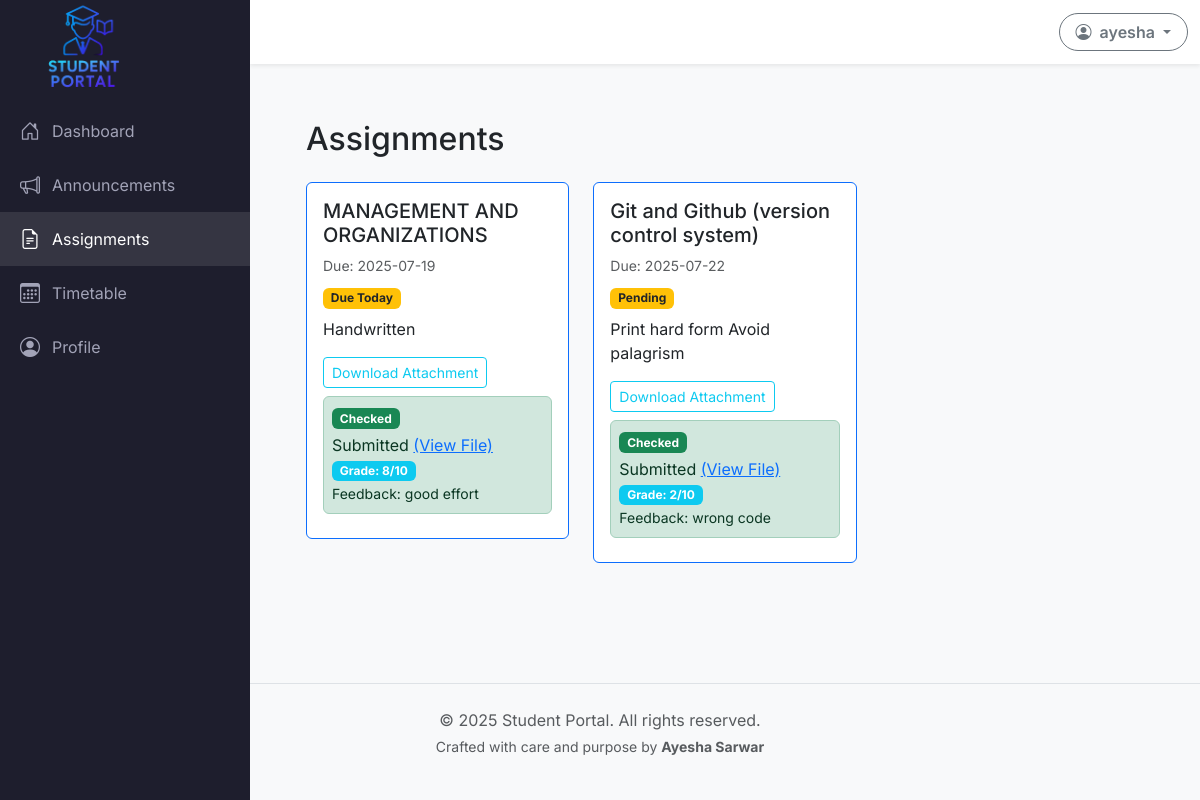
The app's page /dashboard/assignments.php (signed in) with its own data.
### tables this page shows
CREATE TABLE `assignments` (
  `id` int(11) NOT NULL,
  `title` varchar(255) NOT NULL,
  `subject` varchar(100) NOT NULL,
  `due_date` date NOT NULL,
  `instructions` text NOT NULL,
  `attachment` varchar(255) DEFAULT NULL,
  `allow_late` tinyint(1) DEFAULT 0,
  `created_at` timestamp NULL DEFAULT current_timestamp()
);

CREATE TABLE `submissions` (
  `id` int(11) NOT NULL,
  `assignment_id` int(11) NOT NULL,
  `student_id` int(11) NOT NULL,
  `file` varchar(255) NOT NULL,
  `comment` text NOT NULL,
  `submitted_at` datetime NOT NULL DEFAULT current_timestamp(),
  `grade` varchar(10) NOT NULL,
  `feedback` text NOT NULL
);

### models/Assignment.php (called while the page is built, shortened)
<?php
require_once __DIR__ . '/../config/db.php';
class Assignment
{
    public function getAll()
    {
        global $conn;
        $query = "SELECT * FROM assignments ORDER BY created_at DESC";
        return mysqli_query($conn, $query);
    }
}

### models/Submission.php (called while the page is built, shortened)
<?php
require_once __DIR__ . '/../config/db.php';
class Submission
{
    public function getByAssignmentAndStudent($assignment_id, $student_id)
    {
        global $conn;
        $stmt = $conn->prepare("SELECT * FROM submissions WHERE assignment_id=? AND student_id=?");
        $stmt->bind_param("ii", $assignment_id, $student_id);
        $stmt->execute();
        return $stmt->get_result()->fetch_assoc();
    }
}

### dashboard/assignments.php (the view, shortened to what this page needs)
<?php
require_once '../auth/authsession.php';
require_once '../includes/header.php';
require_once '../includes/sidebar.php';
require_once '../includes/navbar.php';
require_once '../models/Assignment.php';
require_once '../models/Submission.php';
$assignmentModel = new Assignment();
$submissionModel = new Submission();
$assignments = $assignmentModel->getAll();
$student_id = $_SESSION['user_id'];
?>
<div class="main-content">
    <div class="container-fluid p-4">
        <h2 class="mb-4">Assignments</h2>
        <div class="row g-4">
            <?php while ($row = mysqli_fetch_assoc($assignments)): ?>
            <?php $submission = $submissionModel->getByAssignmentAndStudent($row['id'], $student_id); ?>
            <div class="col-md-6 col-lg-4">
                <div class="card mb-3 border-primary">
                    <div class="card-body">
                        <h5 class="card-title"><?= htmlspecialchars($row['title']) ?></h5>
                        <div class="mb-2 text-muted small">Due: <?= htmlspecialchars($row['due_date']) ?></div>
                        <?php
                        $today = date('Y-m-d');
                        if ($row['due_date'] < $today) {
                            echo '<span class="badge bg-danger mb-2">Overdue</span>';
                        } elseif ($row['due_date'] == $today) {
                            echo '<span class="badge bg-warning text-dark mb-2">Due Today</span>';
                        } else {
                            echo '<span class="badge bg-warning text-dark mb-2">Pending</span>';
                        }
                        ?>
                        <p class="card-text"><?= nl2br(htmlspecialchars($row['instructions'])) ?></p>
                        <?php if (!empty($row['attachment'])): ?>
                            <a href="../assignments/uploads/<?= htmlspecialchars($row['attachment']) ?>" target="_blank" class="btn btn-outline-info btn-sm mb-2">Download Attachment</a><br>
                        <?php endif; ?>
                        <?php if ($submission): ?>
                            <div class="alert alert-success p-2 mb-2">
                                <?php if ($submission['grade'] || $submission['feedback']): ?>
                                    <span class="badge bg-success mb-1">Checked</span><br>
                                <?php endif; ?>
                                Submitted
                                <?php if ($submission['file']): ?>
                                    <a href="../assignments/uploads/<?= htmlspecialchars($submission['file']) ?>" target="_blank">(View File)</a>
                                <?php endif; ?>
                                <?php if ($submission['grade']): ?>
                                    <br><span class="badge bg-info">Grade: <?= htmlspecialchars($submission['grade']) ?></span>
                                <?php endif; ?>
                                <?php if ($submission['feedback']): ?>
                                    <br><small>Feedback: <?= htmlspecialchars($submission['feedback']) ?></small>
                                <?php endif; ?>
                            </div>
                        <?php endif; ?>
                    </div>
                </div>
            </div>
            <?php endwhile; ?>
        </div>
    </div>
</div>
<?php require_once '../includes/footer.php'; ?>

### includes/header.php (shortened to what this page needs)
<!DOCTYPE html>
<html lang="en">
<head>
    <link href="https://cdn.jsdelivr.net/npm/bootstrap@5.3.3/dist/css/bootstrap.min.css" rel="stylesheet">
    <link rel="stylesheet" href="https://cdn.jsdelivr.net/npm/bootstrap-icons@1.11.3/font/bootstrap-icons.css">
</head>
<body>

### includes/sidebar.php (shortened to what this page needs)
<div class="sidebar" id="sidebar">
  <div class="d-flex align-items-center px-4 mb-4" style="height:64px;">
    <div class="logo-wrapper flex-grow-1" style="max-width: 120px; min-width: 80px; display: flex; align-items: center; justify-content: flex-start;">
      <img src="../assets/images/logo-student.png" alt="Student Portal Logo" style="width: 100%; height: auto; object-fit: contain; display: block;">
    </div>
  </div>
  <nav class="nav flex-column">
    <a href="../dashboard/index.php" class="nav-link <?php echo (basename($_SERVER['PHP_SELF']) == 'index.php') ? 'active' : ''; ?>">
      <i class="bi bi-house-door"></i> Dashboard
    </a>
    <a href="../dashboard/annoucements.php" class="nav-link <?php echo (basename($_SERVER['PHP_SELF']) == 'annoucements.php') ? 'active' : ''; ?>">
      <i class="bi bi-megaphone"></i> Announcements
    </a>
    <a href="../dashboard/assignments.php" class="nav-link <?php echo (basename($_SERVER['PHP_SELF']) == 'assignments.php') ? 'active' : ''; ?>">
      <i class="bi bi-file-earmark-text"></i> Assignments
    </a>
    <a href="../dashboard/timetable.php" class="nav-link <?php echo (basename($_SERVER['PHP_SELF']) == 'timetable.php') ? 'active' : ''; ?>">
      <i class="bi bi-calendar3"></i> Timetable
    </a>
    <a href="../dashboard/profile.php" class="nav-link <?php echo (basename($_SERVER['PHP_SELF']) == 'profile.php') ? 'active' : ''; ?>">
      <i class="bi bi-person-circle"></i> Profile
    </a>
  </nav>
</div>

### includes/navbar.php (shortened to what this page needs)
<nav class="navbar navbar-expand-lg navbar-light bg-white shadow-sm d-flex align-items-center" style="margin-left:250px; min-height:64px;">
  <div class="container-fluid justify-content-between">
    <div class="d-flex align-items-center ms-auto">
      <div class="dropdown">
        <button class="btn btn-outline-secondary rounded-pill px-3 dropdown-toggle fw-semibold" type="button" id="userDropdown" data-bs-toggle="dropdown" aria-expanded="false">
          <i class="bi bi-person-circle me-2"></i><?php echo isset($_SESSION['full_name']) ? $_SESSION['full_name'] : 'User'; ?>
        </button>
      </div>
    </div>
  </div>
</nav>

### includes/footer.php (shortened to what this page needs)
<footer class="text-center py-4 mt-5 bg-light border-top">
  <p class="text-muted mb-1">&copy; <?php echo date('Y'); ?> Student Portal. All rights reserved.</p>
  <p class="text-muted small">Crafted with care and purpose by <strong>Ayesha Sarwar</strong></p>
</footer>
</body>
</html>

### includes/header.php (style rules this page uses)
body { font-family: 'Inter', sans-serif; background-color: #f8f9fa; }
.sidebar { background-color: #1e1e2d; min-height: 100vh; color: #fff; width: 250px; position: fixed; top: 0; left: 0; padding-top: 1rem; transition: left 0.3s; z-index: 1040; }
.sidebar .nav-link { color: #a2a3b7; padding: 0.75rem 1.25rem; display: flex; align-items: center; gap: 0.75rem; transition: all 0.3s; }
.sidebar .nav-link:hover, .sidebar .nav-link.active { color: #fff; background-color: rgba(255, 255, 255, 0.1); }
.sidebar .nav-link i { font-size: 1.25rem; }
.main-content { margin-left: 250px; padding: 2rem; }

### records on screen
assignments: title "MANAGEMENT AND ORGANIZATIONS", due_date "2025-07-19", shows "Due Today", instructions "Handwritten", submissions.grade "8/10", submissions.feedback "good effort"
assignments: title "Git and Github (version control system)", due_date "2025-07-22", shows "Pending", instructions "Print hard form Avoid palagrism", submissions.grade "2/10", submissions.feedback "wrong code"

### other values on screen
$_SESSION['full_name'] "ayesha"
